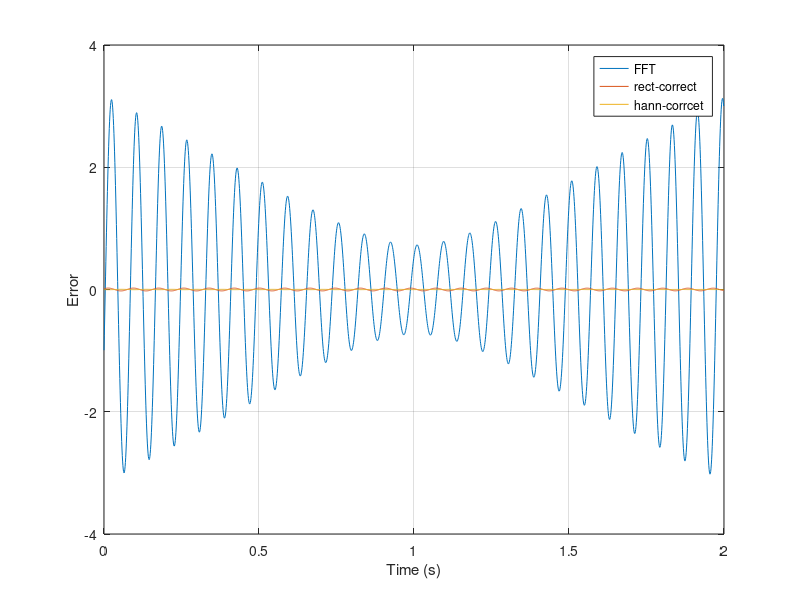

MATLAB code for this plot:
% Interpolate DFT to correct frequency/amplitude/phase
% Take a cosine wave for example

% XiaoCY 2021-02-23

%%
clear;clc

fs = 1e3;
N = 2e3;

t = (0:N-1)'/fs;
ax = 3.0;
fx = 12.3;
px = 0.5;
x = ax*cos(2*pi*fx*t+px);

%% uncorrect
X = fft(x);
Nf = round(N/2+0.5);
f = (0:Nf-1)*fs/N;
A = abs(X(1:Nf))*2/N;

[a1,k] = max(A);
f1 = f(k);
p1 = angle(X(k));

%% ratio method: rectangular window
if A(k-1) > A(k+1)
    dk = -A(k-1)/(A(k-1)+A(k));  
else
    dk = A(k+1)/(A(k+1)+A(k));
end
f2 = (k+dk-1)*fs/N;                 % Note: DFT index k starts from 0 in theory
a2 = a1/sinc(dk);
p2 = p1-dk*pi;

%% ratio method: hanning window
win = hanning(N);
X3 = fft(x.*win);
A3 = abs(X3(1:Nf))*2/sum(win);

[a3,k3] = max(A3);
p3 = angle(X3(k3));

if A3(k3-1) > A3(k3+1)
    dk = (A3(k3)-2*A3(k3-1))/(A3(k3-1)+A3(k3));  
else
    dk = (2*A3(k3+1)-A3(k3))/(A3(k3+1)+A3(k3));
end
f3 = (k3+dk-1)*fs/N;                 % Note: DFT index k starts from 0 in theory
a3 = a3*(1-dk^2)/sinc(dk);
p3 = p3-dk*pi;

%% results
fprintf('%18s%12s%12s%12s%12s\n','','Uncorrected','Rectwin','Hanning','True Value')
fprintf('%18s%12f%12f%12f%12f\n','Frequency (Hz)',f1,f2,f3,fx)
fprintf('%18s%12f%12f%12f%12f\n','Amplitude',a1,a2,a3,ax)
fprintf('%18s%12f%12f%12f%12f\n','Phase (rad)',p1,p2,p3,px)

xe1 = a1*cos(2*pi*f1*t+p1) - x;
xe2 = a2*cos(2*pi*f2*t+p2) - x;
xe3 = a3*cos(2*pi*f3*t+p3) - x;
figure
plot(t,[xe1 xe2 xe3])
grid on
legend('FFT','rect-correct','hann-corrcet')
xlabel('Time (s)')
ylabel('Error')